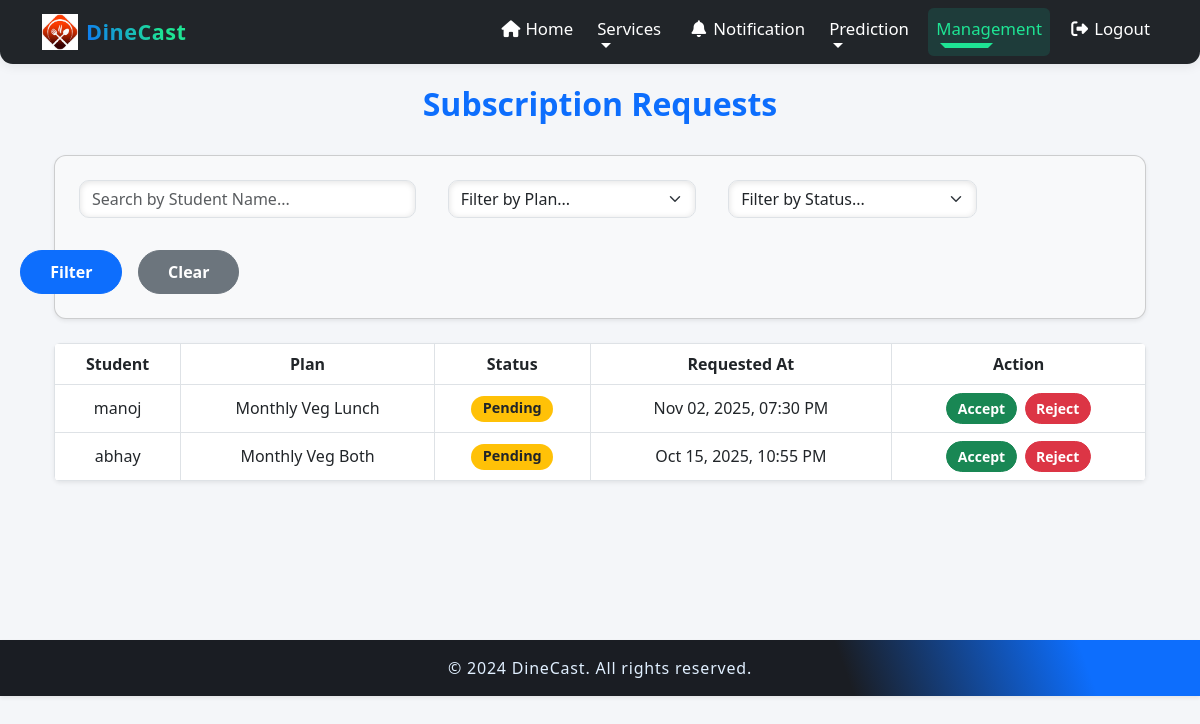
Screenshot of /provider/requests/ (signed in) with the database file from the repository.
### accounts/models.py (models this page shows, shortened)
class SubscriptionRequest(models.Model):
    class Status(models.TextChoices):
        PENDING = "PENDING", "Pending"
        ACCEPTED = "ACCEPTED", "Accepted"
        REJECTED = "REJECTED", "Rejected"
    student = models.ForeignKey(settings.AUTH_USER_MODEL, on_delete=models.CASCADE, related_name="subscription_requests")
    plan = models.ForeignKey('provider.MessPlan', on_delete=models.CASCADE, related_name="subscription_requests")
    provider = models.ForeignKey(settings.AUTH_USER_MODEL, on_delete=models.CASCADE, related_name="provider_requests")
    status = models.CharField(max_length=20, choices=Status.choices, default=Status.PENDING)
    created_at = models.DateTimeField(auto_now_add=True)
    provider = models.ForeignKey(settings.AUTH_USER_MODEL, on_delete=models.CASCADE, related_name="provider_requests")
    plan = ChainedForeignKey(
        MessPlan,
        chained_field="provider",
        chained_model_field="provider",
        show_all=False,
        auto_choose=True,
        sort=True,
        related_name="subscription_requests"
    )

class User(AbstractUser):
    class Role(models.TextChoices):
        STUDENT = "STUDENT", _("Student")
        PROVIDER = "PROVIDER", _("Mess Provider")
    role = models.CharField(
        max_length=20,
        choices=Role.choices,
        default=Role.STUDENT
    )
    phone = models.CharField(max_length=15, unique=True, null=True, blank=True)
    email = models.EmailField(unique=True, null=True, blank=True)
    unique_id = models.CharField(max_length=20, unique=True, editable=False, null=True, blank=True)
    is_email_verified = models.BooleanField(default=False)

### provider/models.py (models this page shows, shortened)
class MessPlan(models.Model):
    class PlanType(models.TextChoices):
        MONTHLY = "MONTHLY", "Monthly"
        YEARLY = "YEARLY", "Yearly"
        ONE_TIME = "ONE_TIME", "One-Time"
    class MealType(models.TextChoices):
        LUNCH = "LUNCH", "Lunch"
        DINNER = "DINNER", "Dinner"
        BOTH = "BOTH", "Lunch & Dinner"
    class ServiceType(models.TextChoices):
        DINING = "DINING", "Dining"
        TIFFIN = "TIFFIN", "Tiffin"
        BOTH = "BOTH", "Both"
    class MessType(models.TextChoices):
        VEG = "VEG", "Veg"
        NON_VEG = "NON-VEG", "Non-Veg"
        BOTH = "BOTH", "Both"
    provider = models.ForeignKey(
        settings.AUTH_USER_MODEL,
        on_delete=models.CASCADE,
        limit_choices_to={'role': 'PROVIDER'},
        related_name="mess_plans"
    )
    plan_name = models.CharField(max_length=100)
    plan_type = models.CharField(max_length=20, choices=PlanType.choices)
    meal_type = models.CharField(max_length=20, choices=MealType.choices)
    service_type = models.CharField(max_length=20, choices=ServiceType.choices)
    mess_type = models.CharField(max_length=20, choices=MessType.choices)
    coupons = models.PositiveIntegerField(help_text="Number of meals included")
    price = models.DecimalField(max_digits=8, decimal_places=2)
    description = models.TextField(blank=True)
    plan_image = models.ImageField(upload_to=plan_image_path, null=True, blank=True, default="providers/default_plan.jpg")
    created_at = models.DateTimeField(auto_now_add=True)
    updated_at = models.DateTimeField(auto_now=True)
    is_public = models.BooleanField(default=True, help_text="Check this to make the plan visible to customers.",null=True,blank=True)

### provider/decorators.py (the view)
    def wrap(request, *args, **kwargs):
        if request.user.role == 'PROVIDER':
            return function(request, *args, **kwargs)
        else:
            messages.error(request, "Access Denied: This page is for providers only.")
            return redirect('home')  # Or your main landing page URL name

### provider/templates/provider/manage_requests.html (shortened to what this page needs)
{% extends 'basep.html' %}
{% block content %}
<div class="container">
  <h2>Subscription Requests</h2>
  <div class="card bg-light mb-4 shadow-sm p-4">
    <form method="GET" action="{% url 'manage_requests' %}" class="row g-3 align-items-center">
      <div class="col-md-4 col-sm-12">
        <input
          type="text"
          class="form-control"
          name="student"
          placeholder="Search by Student Name..."
          value="{{ request.GET.student }}"
          aria-label="Search by Student Name"
        >
      </div>
      <div class="col-md-3 col-sm-6">
        <select class="form-select" name="plan" aria-label="Filter by Plan">
          <option value="">Filter by Plan...</option>
        </select>
      </div>
      <div class="col-md-3 col-sm-6">
        <select class="form-select" name="status" aria-label="Filter by Status">
          <option value="">Filter by Status...</option>
        </select>
      </div>
      <div class="col-md-2 col-sm-12 d-grid gap-2 d-md-flex justify-content-md-end">
        <button type="submit" class="btn btn-primary me-md-2">Filter</button>
        <a href="{% url 'manage_requests' %}" class="btn btn-secondary">Clear</a>
      </div>
    </form>
  </div>
  <div class="table-responsive rounded shadow-sm">
    <table class="table table-bordered table-hover align-middle mb-0 text-center">
      <thead>
        <tr>
          <th scope="col">Student</th>
          <th scope="col">Plan</th>
          <th scope="col">Status</th>
          <th scope="col">Requested At</th>
          <th scope="col">Action</th>
        </tr>
      </thead>
      <tbody>
        {% for req in requests %}
        <tr>
          <td>{{ req.student.get_full_name|default:req.student.username }}</td>
          <td>{{ req.plan.plan_name }}</td>
          <td>
            {% if req.status == "PENDING" %}
              <span class="badge bg-warning text-dark">{{ req.get_status_display }}</span>
            {% elif req.status == "ACCEPTED" %}
              <span class="badge bg-success">{{ req.get_status_display }}</span>
            {% elif req.status == "REJECTED" %}
              <span class="badge bg-danger">{{ req.get_status_display }}</span>
            {% else %}
              <span class="badge bg-secondary">{{ req.get_status_display }}</span>
            {% endif %}
          </td>
          <td>{{ req.created_at|date:"M d, Y, h:i A" }}</td>
          <td>
            {% if req.status == "PENDING" %}
              <a href="{% url 'update_request_status' req.id 'accept' %}" class="btn btn-sm btn-success me-1">Accept</a>
              <a href="{% url 'update_request_status' req.id 'reject' %}" class="btn btn-sm btn-danger">Reject</a>
            {% else %}
              <em>No action available</em>
            {% endif %}
          </td>
        </tr>
        {% empty %}
        <tr>
          <td colspan="5" class="text-muted py-4 font-italic">
            No subscription requests found matching your criteria.
          </td>
        </tr>
        {% endfor %}
      </tbody>
    </table>
  </div>
</div>
{% endblock %}

### provider/templates/basep.html (style rules this page uses)
html, body { min-height: 100%; }
body { background-color: #f4f6f9; margin: 0; padding: 0; }

### provider/templates/provider/manage_requests.html (style rules this page uses)
h2 { font-weight: 700; color: #0d6efd; margin-bottom: 2rem; text-align: center; }
.card { border-radius: 12px; box-shadow: 0 6px 28px rgba(0,0,0,0.08); }
.btn-primary, .btn-secondary { border-radius: 30px; font-weight: 600; padding: 0.55rem 1.8rem; font-size: 1rem; }
table { border-radius: 12px; box-shadow: 0 8px 30px rgba(0,0,0,0.12); background: white; }
thead th { background-color: #0d6efd; color: white; font-weight: 700; vertical-align: middle !important; text-align: center; }
tbody td { vertical-align: middle !important; }
.badge { font-size: 0.9rem; font-weight: 600; padding: 0.4em 0.8em; border-radius: 15px; }
.btn-sm { border-radius: 20px; font-weight: 600; padding: 0.25rem 0.65rem; }
form.row { gap: 1rem; }
.form-control, .form-select { border-radius: 10px; box-shadow: inset 0 1px 6px rgb(0 0 0 / 0.12); transition: border-color 0.3s ease, box-shadow 0.3s ease; }

### rows the page displays
SubscriptionRequest: student.get_full_name "manoj", plan.plan_name "Monthly Veg Lunch", status "Pending", created_at "Nov 02, 2025, 07:30 PM", shows "Accept"
SubscriptionRequest: student.get_full_name "abhay", plan.plan_name "Monthly Veg Both", status "Pending", created_at "Oct 15, 2025, 10:55 PM", shows "Accept"
